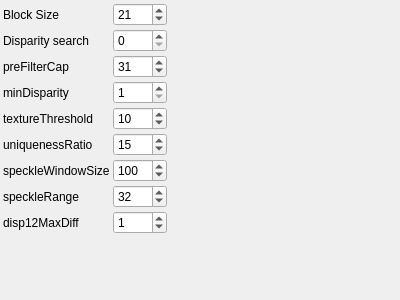
<?xml version="1.0" encoding="UTF-8"?>
<ui version="4.0">
 <class>OpenCVBMParametersControlWidget</class>
 <widget class="QWidget" name="OpenCVBMParametersControlWidget">
  <property name="geometry">
   <rect>
    <x>0</x>
    <y>0</y>
    <width>400</width>
    <height>300</height>
   </rect>
  </property>
  <property name="windowTitle">
   <string>OpenCVBMParameters</string>
  </property>
   <layout class="QGridLayout" name="gridLayout">
    <property name="margin">
     <number>3</number>
    </property>
    <property name="spacing">
     <number>3</number>
    </property>
    <item row="0" column="0">
     <widget class="QLabel" name="label_0">
       <property name="text">
         <string>Block Size</string>
       </property>
       <property name="tags" stdset="0">
           <string>advanced</string>
       </property>
     </widget>
    </item>
    <item row="0" column="1">
     <widget class="QSpinBox" name="blockSizeSpinBox">
       <property name="toolTip">
         <string>Block Size</string>
       </property>
       <property name="minimum">
        <number>5</number>
       </property>
       <property name="maximum">
        <number>255</number>
       </property>
       <property name="singleStep">
        <number>2</number>
       </property>
       <property name="value">
        <number>21</number>
       </property>
       <property name="tags" stdset="0">
           <string>advanced</string>
       </property>
     </widget>
    </item>
    <item row="1" column="0">
     <widget class="QLabel" name="label_1">
       <property name="text">
         <string>Disparity search</string>
       </property>
       <property name="tags" stdset="0">
           <string>advanced</string>
       </property>
     </widget>
    </item>
    <item row="1" column="1">
     <widget class="QSpinBox" name="disparitySearchSpinBox">
       <property name="toolTip">
         <string>Disparity search</string>
       </property>
       <property name="minimum">
        <number>0</number>
       </property>
       <property name="maximum">
        <number>1600</number>
       </property>
       <property name="singleStep">
        <number>16</number>
       </property>
       <property name="value">
        <number>0</number>
       </property>
       <property name="tags" stdset="0">
           <string>advanced</string>
       </property>
     </widget>
    </item>
    <item row="2" column="0">
     <widget class="QLabel" name="label_2">
       <property name="text">
         <string>preFilterCap</string>
       </property>
       <property name="tags" stdset="0">
           <string>advanced</string>
       </property>
     </widget>
    </item>
    <item row="2" column="1">
     <widget class="QSpinBox" name="preFilterCapSpinBox">
       <property name="toolTip">
         <string>preFilterCap</string>
       </property>
       <property name="minimum">
        <number>1</number>
       </property>
       <property name="maximum">
        <number>1000</number>
       </property>
       <property name="singleStep">
        <number>1</number>
       </property>
       <property name="value">
        <number>31</number>
       </property>
       <property name="tags" stdset="0">
           <string>advanced</string>
       </property>
     </widget>
    </item>
    <item row="3" column="0">
     <widget class="QLabel" name="label_3">
       <property name="text">
         <string>minDisparity</string>
       </property>
       <property name="tags" stdset="0">
           <string>advanced</string>
       </property>
     </widget>
    </item>
    <item row="3" column="1">
     <widget class="QSpinBox" name="minDisparitySpinBox">
       <property name="toolTip">
         <string>minDisparity</string>
       </property>
       <property name="minimum">
        <number>1</number>
       </property>
       <property name="maximum">
        <number>1000</number>
       </property>
       <property name="singleStep">
        <number>1</number>
       </property>
       <property name="value">
        <number>1</number>
       </property>
       <property name="tags" stdset="0">
           <string>advanced</string>
       </property>
     </widget>
    </item>
    <item row="4" column="0">
     <widget class="QLabel" name="label_4">
       <property name="text">
         <string>textureThreshold</string>
       </property>
       <property name="tags" stdset="0">
           <string>advanced</string>
       </property>
     </widget>
    </item>
    <item row="4" column="1">
     <widget class="QSpinBox" name="textureThresholdSpinBox">
       <property name="toolTip">
         <string>textureThreshold</string>
       </property>
       <property name="minimum">
        <number>0</number>
       </property>
       <property name="maximum">
        <number>1000</number>
       </property>
       <property name="singleStep">
        <number>1</number>
       </property>
       <property name="value">
        <number>10</number>
       </property>
       <property name="tags" stdset="0">
           <string>advanced</string>
       </property>
     </widget>
    </item>
    <item row="5" column="0">
     <widget class="QLabel" name="label_5">
       <property name="text">
         <string>uniquenessRatio</string>
       </property>
       <property name="tags" stdset="0">
           <string>advanced</string>
       </property>
     </widget>
    </item>
    <item row="5" column="1">
     <widget class="QSpinBox" name="uniquenessRatioSpinBox">
       <property name="toolTip">
         <string>uniquenessRatio</string>
       </property>
       <property name="minimum">
        <number>0</number>
       </property>
       <property name="maximum">
        <number>1000</number>
       </property>
       <property name="singleStep">
        <number>1</number>
       </property>
       <property name="value">
        <number>15</number>
       </property>
       <property name="tags" stdset="0">
           <string>advanced</string>
       </property>
     </widget>
    </item>
    <item row="6" column="0">
     <widget class="QLabel" name="label_6">
       <property name="text">
         <string>speckleWindowSize</string>
       </property>
       <property name="tags" stdset="0">
           <string>advanced</string>
       </property>
     </widget>
    </item>
    <item row="6" column="1">
     <widget class="QSpinBox" name="speckleWindowSizeSpinBox">
       <property name="toolTip">
         <string>speckleWindowSize</string>
       </property>
       <property name="minimum">
        <number>0</number>
       </property>
       <property name="maximum">
        <number>1000</number>
       </property>
       <property name="singleStep">
        <number>1</number>
       </property>
       <property name="value">
        <number>100</number>
       </property>
       <property name="tags" stdset="0">
           <string>advanced</string>
       </property>
     </widget>
    </item>
    <item row="7" column="0">
     <widget class="QLabel" name="label_7">
       <property name="text">
         <string>speckleRange</string>
       </property>
       <property name="tags" stdset="0">
           <string>advanced</string>
       </property>
     </widget>
    </item>
    <item row="7" column="1">
     <widget class="QSpinBox" name="speckleRangeSpinBox">
       <property name="toolTip">
         <string>speckleRange</string>
       </property>
       <property name="minimum">
        <number>0</number>
       </property>
       <property name="maximum">
        <number>1000</number>
       </property>
       <property name="singleStep">
        <number>1</number>
       </property>
       <property name="value">
        <number>32</number>
       </property>
       <property name="tags" stdset="0">
           <string>advanced</string>
       </property>
     </widget>
    </item>
    <item row="8" column="0">
     <widget class="QLabel" name="label_8">
       <property name="text">
         <string>disp12MaxDiff</string>
       </property>
       <property name="tags" stdset="0">
           <string>advanced</string>
       </property>
     </widget>
    </item>
    <item row="8" column="1">
     <widget class="QSpinBox" name="disp12MaxDiffSpinBox">
       <property name="toolTip">
         <string>disp12MaxDiff</string>
       </property>
       <property name="minimum">
        <number>-1</number>
       </property>
       <property name="maximum">
        <number>1000</number>
       </property>
       <property name="singleStep">
        <number>1</number>
       </property>
       <property name="value">
        <number>1</number>
       </property>
       <property name="tags" stdset="0">
           <string>advanced</string>
       </property>
     </widget>
    </item>
   <item row="9" column="0">
    <spacer name="verticalSpacer">
     <property name="orientation">
      <enum>Qt::Vertical</enum>
     </property>
     <property name="sizeHint" stdset="0">
      <size>
       <width>0</width>
       <height>0</height>
      </size>
     </property>
    </spacer>
   </item>
   <item row="9" column="2">
    <spacer name="horizontalSpacer">
     <property name="orientation">
      <enum>Qt::Horizontal</enum>
     </property>
     <property name="sizeHint" stdset="0">
      <size>
       <width>0</width>
       <height>0</height>
      </size>
     </property>
    </spacer>
   </item>
  </layout>
 </widget>
 <layoutdefault spacing="3" margin="3"/>
 <resources/>
 <connections>
  <connection>
   <sender>blockSizeSpinBox</sender>
   <signal>valueChanged(int)</signal>
   <receiver>OpenCVBMParametersControlWidget</receiver>
   <slot>changeParameters()</slot>
  </connection>
  <connection>
   <sender>disparitySearchSpinBox</sender>
   <signal>valueChanged(int)</signal>
   <receiver>OpenCVBMParametersControlWidget</receiver>
   <slot>changeParameters()</slot>
  </connection>
  <connection>
   <sender>preFilterCapSpinBox</sender>
   <signal>valueChanged(int)</signal>
   <receiver>OpenCVBMParametersControlWidget</receiver>
   <slot>changeParameters()</slot>
  </connection>
  <connection>
   <sender>minDisparitySpinBox</sender>
   <signal>valueChanged(int)</signal>
   <receiver>OpenCVBMParametersControlWidget</receiver>
   <slot>changeParameters()</slot>
  </connection>
  <connection>
   <sender>textureThresholdSpinBox</sender>
   <signal>valueChanged(int)</signal>
   <receiver>OpenCVBMParametersControlWidget</receiver>
   <slot>changeParameters()</slot>
  </connection>
  <connection>
   <sender>uniquenessRatioSpinBox</sender>
   <signal>valueChanged(int)</signal>
   <receiver>OpenCVBMParametersControlWidget</receiver>
   <slot>changeParameters()</slot>
  </connection>
  <connection>
   <sender>speckleWindowSizeSpinBox</sender>
   <signal>valueChanged(int)</signal>
   <receiver>OpenCVBMParametersControlWidget</receiver>
   <slot>changeParameters()</slot>
  </connection>
  <connection>
   <sender>speckleRangeSpinBox</sender>
   <signal>valueChanged(int)</signal>
   <receiver>OpenCVBMParametersControlWidget</receiver>
   <slot>changeParameters()</slot>
  </connection>
  <connection>
   <sender>disp12MaxDiffSpinBox</sender>
   <signal>valueChanged(int)</signal>
   <receiver>OpenCVBMParametersControlWidget</receiver>
   <slot>changeParameters()</slot>
  </connection>
 </connections>
 <slots>
  <slot>changeParameters()</slot>
 </slots>
 <customwidgets>
 </customwidgets>
</ui>
